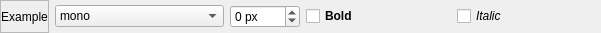
<?xml version="1.0" encoding="UTF-8"?>
<ui version="4.0">
 <class>font_widget</class>
 <widget class="QWidget" name="font_widget">
  <property name="geometry">
   <rect>
    <x>0</x>
    <y>0</y>
    <width>601</width>
    <height>33</height>
   </rect>
  </property>
  <property name="windowTitle">
   <string>Form</string>
  </property>
  <layout class="QHBoxLayout" name="horizontalLayout">
   <property name="spacing">
    <number>4</number>
   </property>
   <property name="margin">
    <number>0</number>
   </property>
   <item>
    <widget class="QWidget" name="widget_family_container" native="true">
     <layout class="QHBoxLayout" name="font_widget_layout">
      <property name="margin">
       <number>0</number>
      </property>
      <item>
       <widget class="QWidget" name="widget_size_container" native="true">
        <layout class="QHBoxLayout" name="horizontalLayout_3">
         <property name="margin">
          <number>0</number>
         </property>
         <item>
          <widget class="QFrame" name="widget_example">
           <property name="frameShape">
            <enum>QFrame::StyledPanel</enum>
           </property>
           <property name="frameShadow">
            <enum>QFrame::Raised</enum>
           </property>
           <layout class="QVBoxLayout" name="verticalLayout_2">
            <property name="margin">
             <number>0</number>
            </property>
            <item>
             <widget class="QLabel" name="label_example">
              <property name="text">
               <string>Example</string>
              </property>
              <property name="alignment">
               <set>Qt::AlignCenter</set>
              </property>
             </widget>
            </item>
           </layout>
          </widget>
         </item>
         <item>
          <widget class="QComboBox" name="combobox_family">
           <item>
            <property name="text">
             <string notr="true">mono</string>
            </property>
           </item>
           <item>
            <property name="text">
             <string notr="true">sans</string>
            </property>
           </item>
           <item>
            <property name="text">
             <string notr="true">serif</string>
            </property>
           </item>
           <item>
            <property name="text">
             <string notr="true">arabic</string>
            </property>
           </item>
           <item>
            <property name="text">
             <string notr="true">chinese-japanese-korean</string>
            </property>
           </item>
           <item>
            <property name="text">
             <string notr="true">hebrew</string>
            </property>
           </item>
           <item>
            <property name="text">
             <string notr="true">hindi</string>
            </property>
           </item>
           <item>
            <property name="text">
             <string>other ...</string>
            </property>
           </item>
          </widget>
         </item>
         <item>
          <widget class="QSpinBox" name="spinbox_size">
           <property name="suffix">
            <string> px</string>
           </property>
           <property name="minimum">
            <number>-1</number>
           </property>
           <property name="maximum">
            <number>1024</number>
           </property>
          </widget>
         </item>
        </layout>
       </widget>
      </item>
      <item>
       <widget class="QCheckBox" name="checkbox_bold">
        <property name="font">
         <font>
          <weight>75</weight>
          <bold>true</bold>
         </font>
        </property>
        <property name="text">
         <string>Bold</string>
        </property>
       </widget>
      </item>
      <item>
       <widget class="QCheckBox" name="checkbox_italic">
        <property name="font">
         <font>
          <italic>true</italic>
         </font>
        </property>
        <property name="text">
         <string>Italic</string>
        </property>
       </widget>
      </item>
     </layout>
    </widget>
   </item>
  </layout>
 </widget>
 <resources/>
 <connections/>
</ui>
